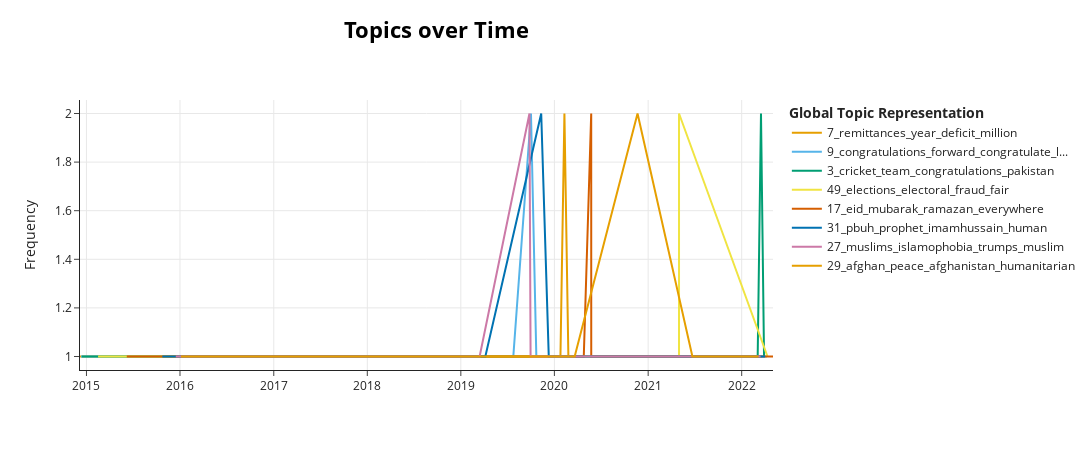

Notebook cell for this chart:
### Code cell
# view topics with some movement over time (expcept for topic 1 which has too much movement and makes it hard to view others)
topic_model.visualize_topics_over_time(topics_over_time, topics = [3,7,9,17,27,29,31,49])
